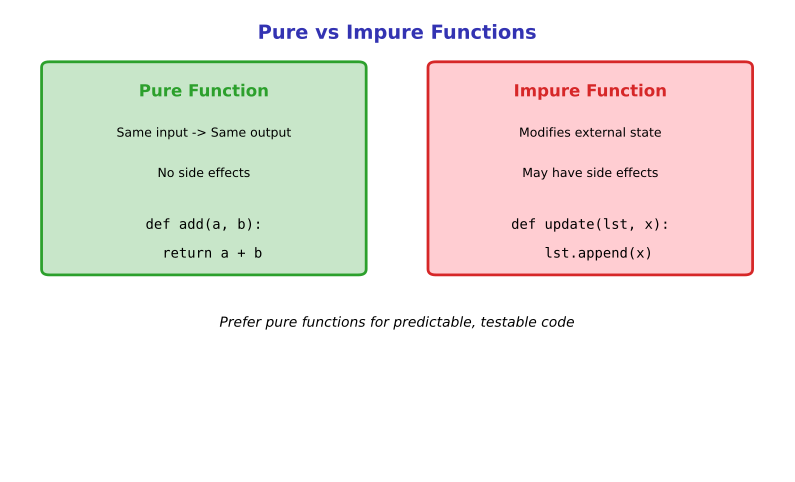

The script that saved this image:
"""Generated chart with course color palette"""
import matplotlib.pyplot as plt
import matplotlib.patches as patches
from matplotlib.patches import FancyBboxPatch, Rectangle, Circle, FancyArrowPatch, Wedge
import numpy as np
import pandas as pd
import seaborn as sns
from pathlib import Path

# Standard matplotlib configuration
plt.rcParams.update({
    'font.size': 10,
    'axes.labelsize': 10,
    'axes.titlesize': 11,
    'xtick.labelsize': 9,
    'ytick.labelsize': 9,
    'legend.fontsize': 9,
    'figure.figsize': (10, 6),
    'figure.dpi': 150
})

# Course colors
MLPURPLE = '#3333B2'
MLLAVENDER = '#ADADE0'
MLBLUE = '#0066CC'
MLORANGE = '#FF7F0E'
MLGREEN = '#2CA02C'
MLRED = '#D62728'

# Course colors already used in this lesson
COLOR_PRIMARY = MLPURPLE
COLOR_SECONDARY = MLPURPLE
COLOR_ACCENT = MLBLUE
COLOR_LIGHT = MLLAVENDER
COLOR_GREEN = MLGREEN
COLOR_ORANGE = MLORANGE
COLOR_RED = MLRED


fig, ax = plt.subplots(figsize=(10, 6))
ax.set_xlim(0, 10)
ax.set_ylim(0, 8)
ax.axis('off')

ax.text(5, 7.5, 'Pure vs Impure Functions', fontsize=14, fontweight='bold', ha='center', color=MLPURPLE)

# Pure function
rect1 = patches.FancyBboxPatch((0.5, 3.5), 4, 3.5, boxstyle="round,pad=0.1",
                                facecolor='#C8E6C9', edgecolor=MLGREEN, linewidth=2)
ax.add_patch(rect1)
ax.text(2.5, 6.5, 'Pure Function', fontsize=12, fontweight='bold', ha='center', color=MLGREEN)
ax.text(2.5, 5.8, 'Same input -> Same output', fontsize=9, ha='center')
ax.text(2.5, 5.1, 'No side effects', fontsize=9, ha='center')
ax.text(2.5, 4.2, 'def add(a, b):', fontsize=10, fontfamily='monospace', ha='center')
ax.text(2.5, 3.7, '  return a + b', fontsize=10, fontfamily='monospace', ha='center')

# Impure function
rect2 = patches.FancyBboxPatch((5.5, 3.5), 4, 3.5, boxstyle="round,pad=0.1",
                                facecolor='#FFCDD2', edgecolor=MLRED, linewidth=2)
ax.add_patch(rect2)
ax.text(7.5, 6.5, 'Impure Function', fontsize=12, fontweight='bold', ha='center', color=MLRED)
ax.text(7.5, 5.8, 'Modifies external state', fontsize=9, ha='center')
ax.text(7.5, 5.1, 'May have side effects', fontsize=9, ha='center')
ax.text(7.5, 4.2, 'def update(lst, x):', fontsize=10, fontfamily='monospace', ha='center')
ax.text(7.5, 3.7, '  lst.append(x)', fontsize=10, fontfamily='monospace', ha='center')

ax.text(5, 2.5, 'Prefer pure functions for predictable, testable code', fontsize=10, ha='center', style='italic')

plt.savefig('chart.pdf', dpi=300, bbox_inches='tight')
plt.close()
